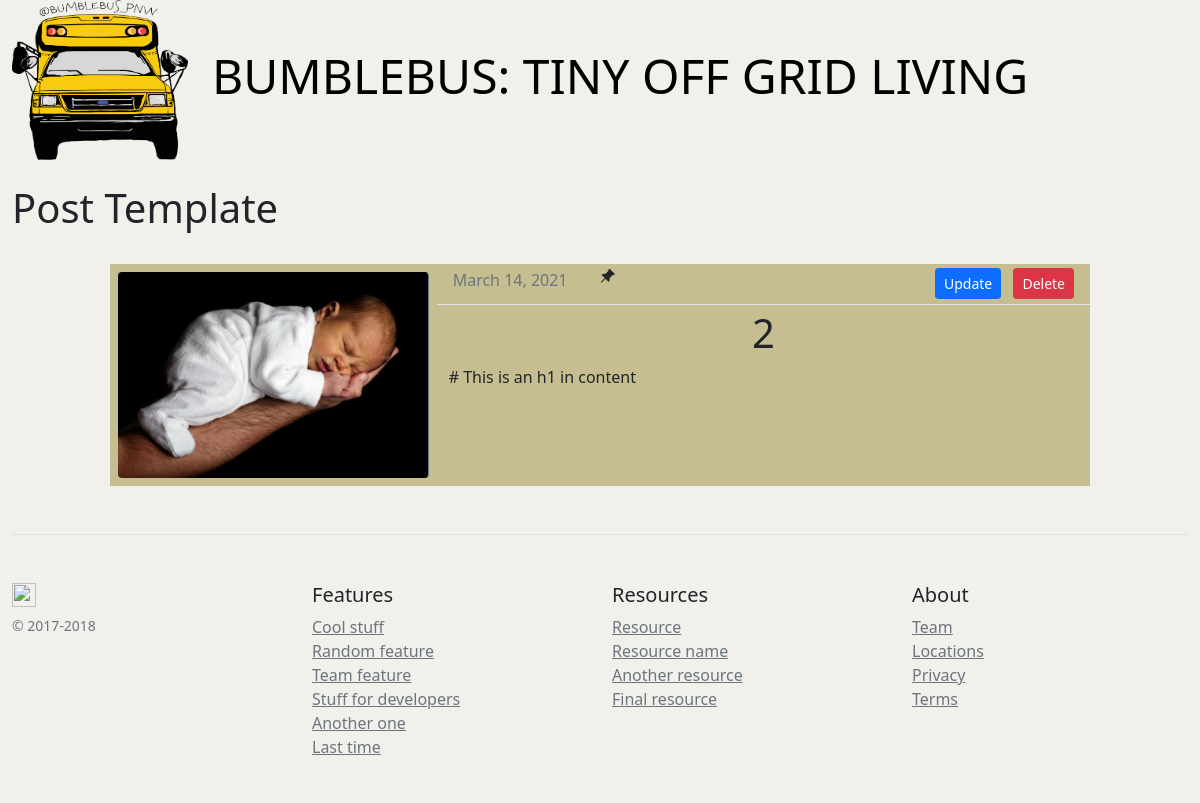
Screenshot of /post/3 with the database file from the repository.
### bumblebus/models.py (models this page shows, shortened)
class Post(db.Model):
	id = db.Column(db.Integer, primary_key=True)
	postType = db.Column(db.String(4), nullable=False)
	title = db.Column(db.String(100), nullable=False)
	date_posted = db.Column(db.DateTime, nullable=False, default=datetime.utcnow) #pass in the function and not the current time; no parens
	content = db.Column(db.Text, nullable=False)
	summary = db.Column(db.Text, nullable=False)
	user_id = db.Column(db.Integer, db.ForeignKey('user.id'), nullable=False)
	pinned = db.Column(db.Boolean, nullable=False, default=False)
	image_file = db.Column(db.String(20), nullable=False, default='blog_default.jpg')
	thumbnail = db.Column(db.String(20), nullable=False, default='blog_default.jpg')
	published = db.Column(db.Boolean, nullable=False, default=False)

### bumblebus/routes.py (the view)
@app.route("/post/<int:post_id>", methods=['GET', 'POST'])
def post(post_id):
	post = Post.query.get_or_404(post_id)
	form = PostForm()
	if form.validate_on_submit():
		post = Post(title=form.title.data, content=form.content.data, author=current_user)
		db.session.add(post)
		db.session.commit()
		flash(f'Your post has been created!', 'success')
		return redirect(url_for('home'))
	return render_template('post.html', title=post.title, post=post)#, form=form)

### bumblebus/templates/post.html (shortened to what this page needs)
{% extends "base.html" %}
{% block content %}
	<h1>Post Template</h1>
	<br>
		<div class="row mx-auto justify-content-center">
		{% if post.postType == 'blog' %}
		<div class="col-md-10" style="background-color: #C6BE90;">
			<article class="content-section" style="background-color: #C6BE90;">
		{% else %}
		<div class="col-md-10" style="background-color: #AAC6C3;">
			<article class="content-section" style="background-color: #AAC6C3;">
		{% endif %}
			<div class="row ">
			{% if post.postType == 'blog' %}
				<div class="col-md-4 img-fluid p-2 ">
					<img class="card-img-top rounded border-end border-secondary" src="{{ url_for('static', filename='blog_pics/' + post.thumbnail) }}" alt="Card image cap" >
				</div>
			{% endif %}
				<div class="col-md-8 ">
					<div class=" row article-metadata justify-content-between ">
						<div class="col-auto">
							<div class="row">
								<div class="col-auto">
									<p class="text-muted m-1">{{ post.date_posted.strftime('%B %d, %Y') }}</p>
								</div>
								{% if post.pinned %}
								<div class="col-auto">
									<i class="bi bi-pin-angle-fill m-1"></i>
								</div>
								{% endif %}
							</div>
						</div>
						<div class="col-auto ms-auto">
						<a class="btn btn-primary btn-sm m-1  " href="{{ url_for('post_update', post_id=post.id) }}">Update</a>
						<button type="button" class="btn btn-danger btn-sm m-1 " data-bs-toggle="modal" data-bs-target="#deleteModal{{ post.id }}">Delete</button>
						</div>
					</div>
					<h1 class="text-center pt-0">{{ post.title }}</h1>
					{% if post.postType == 'blog' %}
					<p class="article-content text-truncate">{{ post.content | safe }}</p>
					{% else %}
					<p class="article-content text-truncate">{{ post.summary | safe }}</p>
					{% endif %}
				</div>
			</div>
		</article>
	</div>
	</div>
{% endblock %}

### bumblebus/static/main.css (style rules this page uses)
.article-content { white-space: pre-line; }
.article-metadata { padding-bottom: 1px; margin-bottom: 4px; border-bottom: 1px solid #e3e3e3 }

### bumblebus/templates/base.html (style rules this page uses)
a { color: #0000000; text-decoration: none; }

### rows the page displays
Post: thumbnail (picture), date_posted "March 14, 2021", title "2", content "# This is an h1 in content"
